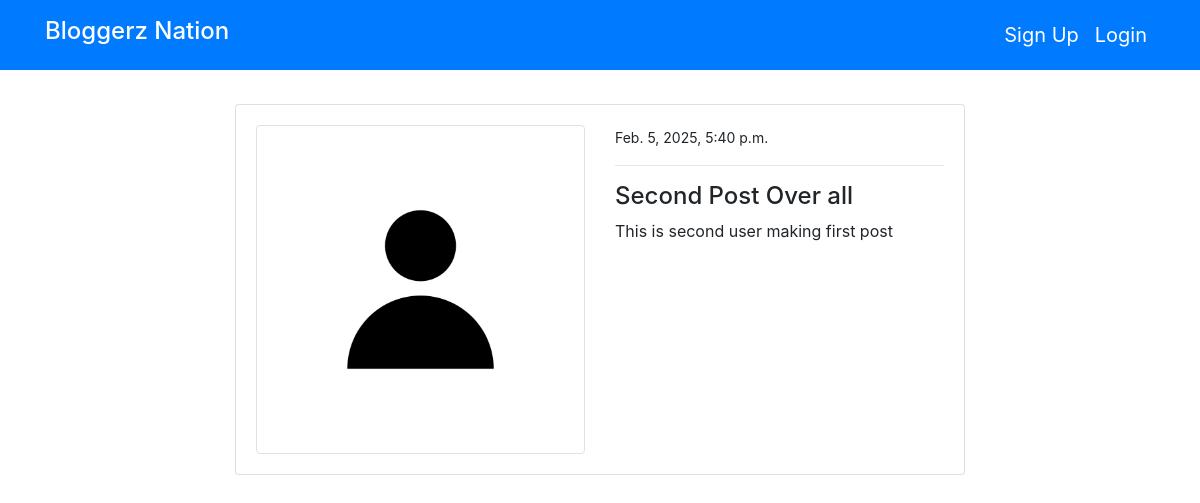
The page /post_detial/15/ on the database its author committed.
### blog/models.py (models this page shows, shortened)
class PostModel(models.Model):
    title = models.CharField(max_length=100)
    content = models.TextField()
    author = models.ForeignKey(User, on_delete=models.CASCADE)
    date_created = models.DateTimeField(auto_now_add=True)
    class Meta:
        ordering = ('-date_created',)

### users/models.py (models this page shows, shortened)
class ProfileModel(models.Model):
    user = models.OneToOneField(User, on_delete=models.CASCADE) # There is only one User for every username
    image = models.ImageField(default='/default.jpg', upload_to='profile',  # Default picture will be used if user didn't give picture
                              validators=[FileExtensionValidator(['png', 'jpg'])])

### blog/views.py (the view)
# urls.py: path('post_detial/<int:pk>/', views.post_detail, name='blog-post-detail'),
def post_detail(request, pk):
    post = PostModel.objects.get(id=pk)
    context = {
        'post': post
    }
    return render(request, 'blog/post_detail.html', context)

### templates/blog/post_detail.html (shortened to what this page needs)
<!DOCTYPE html>
{% extends 'partials/base.html' %}
{% load crispy_forms_tags %}
{% block content %}
<div class="container">
    <div class="row mt-5 pt-5">
        <div class="col-md-8 offset-md-2">
            <div class="card my-2">
                <div class="card-body">
                    <div class="row">
                        <div class="col md-4">
                            <img class="img-thumbnail" src="{{ post.author.profilemodel.image.url }}" alt="profile-img">
                        </div>
                        <div class="col md-8">
                            <small>{{ post.date_created }}</small>
                            <hr>
                            <h4>{{ post.title}} </h4>
                            <p>
                                {{ post.content }}
                            </p>
                        </div>
                    </div>
                </div>
            </div>
        </div>
    </div>
</div>
{% endblock %}

### rows shown on the page
PostModel: author.profilemodel.image (placeholder picture), date_created "Feb. 5, 2025, 5:40 p.m.", title "Second Post Over all", content "This is second user making first post"
